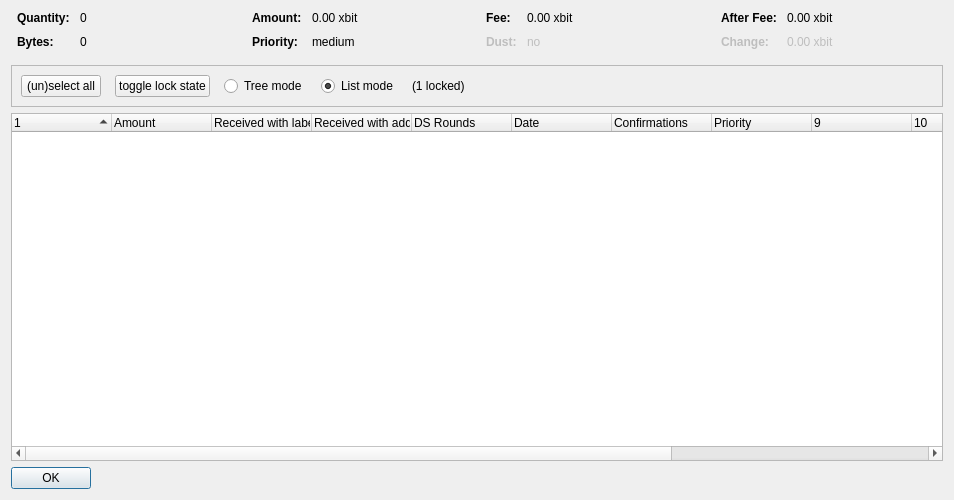
<?xml version="1.0" encoding="UTF-8"?>
<ui version="4.0">
 <class>CoinControlDialog</class>
 <widget class="QDialog" name="CoinControlDialog">
  <property name="geometry">
   <rect>
    <x>0</x>
    <y>0</y>
    <width>954</width>
    <height>500</height>
   </rect>
  </property>
  <property name="windowTitle">
   <string>Coin Selection</string>
  </property>
  <layout class="QVBoxLayout" name="verticalLayout">
   <item>
    <layout class="QHBoxLayout" name="horizontalLayoutTop" stretch="0,0,0,0">
     <property name="topMargin">
      <number>0</number>
     </property>
     <property name="bottomMargin">
      <number>10</number>
     </property>
     <item>
      <layout class="QFormLayout" name="formLayoutCoinControl1">
       <property name="horizontalSpacing">
        <number>10</number>
       </property>
       <property name="verticalSpacing">
        <number>10</number>
       </property>
       <property name="leftMargin">
        <number>6</number>
       </property>
       <property name="rightMargin">
        <number>6</number>
       </property>
       <item row="0" column="0">
        <widget class="QLabel" name="labelCoinControlQuantityText">
         <property name="font">
          <font>
           <weight>75</weight>
           <bold>true</bold>
          </font>
         </property>
         <property name="text">
          <string>Quantity:</string>
         </property>
        </widget>
       </item>
       <item row="0" column="1">
        <widget class="QLabel" name="labelCoinControlQuantity">
         <property name="cursor">
          <cursorShape>IBeamCursor</cursorShape>
         </property>
         <property name="contextMenuPolicy">
          <enum>Qt::ActionsContextMenu</enum>
         </property>
         <property name="text">
          <string notr="true">0</string>
         </property>
         <property name="textInteractionFlags">
          <set>Qt::LinksAccessibleByMouse|Qt::TextSelectableByKeyboard|Qt::TextSelectableByMouse</set>
         </property>
        </widget>
       </item>
       <item row="1" column="0">
        <widget class="QLabel" name="labelCoinControlBytesText">
         <property name="font">
          <font>
           <weight>75</weight>
           <bold>true</bold>
          </font>
         </property>
         <property name="text">
          <string>Bytes:</string>
         </property>
        </widget>
       </item>
       <item row="1" column="1">
        <widget class="QLabel" name="labelCoinControlBytes">
         <property name="cursor">
          <cursorShape>IBeamCursor</cursorShape>
         </property>
         <property name="contextMenuPolicy">
          <enum>Qt::ActionsContextMenu</enum>
         </property>
         <property name="text">
          <string notr="true">0</string>
         </property>
         <property name="textInteractionFlags">
          <set>Qt::LinksAccessibleByMouse|Qt::TextSelectableByKeyboard|Qt::TextSelectableByMouse</set>
         </property>
        </widget>
       </item>
      </layout>
     </item>
     <item>
      <layout class="QFormLayout" name="formLayoutCoinControl2">
       <property name="horizontalSpacing">
        <number>10</number>
       </property>
       <property name="verticalSpacing">
        <number>10</number>
       </property>
       <property name="leftMargin">
        <number>6</number>
       </property>
       <property name="rightMargin">
        <number>6</number>
       </property>
       <item row="0" column="0">
        <widget class="QLabel" name="labelCoinControlAmountText">
         <property name="font">
          <font>
           <weight>75</weight>
           <bold>true</bold>
          </font>
         </property>
         <property name="text">
          <string>Amount:</string>
         </property>
        </widget>
       </item>
       <item row="0" column="1">
        <widget class="QLabel" name="labelCoinControlAmount">
         <property name="cursor">
          <cursorShape>IBeamCursor</cursorShape>
         </property>
         <property name="contextMenuPolicy">
          <enum>Qt::ActionsContextMenu</enum>
         </property>
         <property name="text">
          <string notr="true">0.00 xbit</string>
         </property>
         <property name="textInteractionFlags">
          <set>Qt::LinksAccessibleByMouse|Qt::TextSelectableByKeyboard|Qt::TextSelectableByMouse</set>
         </property>
        </widget>
       </item>
       <item row="1" column="0">
        <widget class="QLabel" name="labelCoinControlPriorityText">
         <property name="font">
          <font>
           <weight>75</weight>
           <bold>true</bold>
          </font>
         </property>
         <property name="text">
          <string>Priority:</string>
         </property>
        </widget>
       </item>
       <item row="1" column="1">
        <widget class="QLabel" name="labelCoinControlPriority">
         <property name="cursor">
          <cursorShape>IBeamCursor</cursorShape>
         </property>
         <property name="contextMenuPolicy">
          <enum>Qt::ActionsContextMenu</enum>
         </property>
         <property name="text">
          <string>medium</string>
         </property>
         <property name="textInteractionFlags">
          <set>Qt::LinksAccessibleByMouse|Qt::TextSelectableByKeyboard|Qt::TextSelectableByMouse</set>
         </property>
        </widget>
       </item>
      </layout>
     </item>
     <item>
      <layout class="QFormLayout" name="formLayoutCoinControl3">
       <property name="horizontalSpacing">
        <number>10</number>
       </property>
       <property name="verticalSpacing">
        <number>10</number>
       </property>
       <property name="leftMargin">
        <number>6</number>
       </property>
       <property name="rightMargin">
        <number>6</number>
       </property>
       <item row="0" column="0">
        <widget class="QLabel" name="labelCoinControlFeeText">
         <property name="font">
          <font>
           <weight>75</weight>
           <bold>true</bold>
          </font>
         </property>
         <property name="text">
          <string>Fee:</string>
         </property>
        </widget>
       </item>
       <item row="0" column="1">
        <widget class="QLabel" name="labelCoinControlFee">
         <property name="cursor">
          <cursorShape>IBeamCursor</cursorShape>
         </property>
         <property name="contextMenuPolicy">
          <enum>Qt::ActionsContextMenu</enum>
         </property>
         <property name="text">
          <string notr="true">0.00 xbit</string>
         </property>
         <property name="textInteractionFlags">
          <set>Qt::LinksAccessibleByMouse|Qt::TextSelectableByKeyboard|Qt::TextSelectableByMouse</set>
         </property>
        </widget>
       </item>
       <item row="1" column="0">
        <widget class="QLabel" name="labelCoinControlLowOutputText">
         <property name="enabled">
          <bool>false</bool>
         </property>
         <property name="font">
          <font>
           <weight>75</weight>
           <bold>true</bold>
          </font>
         </property>
         <property name="text">
          <string>Dust:</string>
         </property>
        </widget>
       </item>
       <item row="1" column="1">
        <widget class="QLabel" name="labelCoinControlLowOutput">
         <property name="enabled">
          <bool>false</bool>
         </property>
         <property name="cursor">
          <cursorShape>IBeamCursor</cursorShape>
         </property>
         <property name="contextMenuPolicy">
          <enum>Qt::ActionsContextMenu</enum>
         </property>
         <property name="text">
          <string>no</string>
         </property>
         <property name="textInteractionFlags">
          <set>Qt::LinksAccessibleByMouse|Qt::TextSelectableByKeyboard|Qt::TextSelectableByMouse</set>
         </property>
        </widget>
       </item>
      </layout>
     </item>
     <item>
      <layout class="QFormLayout" name="formLayoutCoinControl4">
       <property name="horizontalSpacing">
        <number>10</number>
       </property>
       <property name="verticalSpacing">
        <number>10</number>
       </property>
       <property name="leftMargin">
        <number>6</number>
       </property>
       <property name="rightMargin">
        <number>6</number>
       </property>
       <item row="0" column="0">
        <widget class="QLabel" name="labelCoinControlAfterFeeText">
         <property name="font">
          <font>
           <weight>75</weight>
           <bold>true</bold>
          </font>
         </property>
         <property name="text">
          <string>After Fee:</string>
         </property>
        </widget>
       </item>
       <item row="0" column="1">
        <widget class="QLabel" name="labelCoinControlAfterFee">
         <property name="cursor">
          <cursorShape>IBeamCursor</cursorShape>
         </property>
         <property name="contextMenuPolicy">
          <enum>Qt::ActionsContextMenu</enum>
         </property>
         <property name="text">
          <string notr="true">0.00 xbit</string>
         </property>
         <property name="textInteractionFlags">
          <set>Qt::LinksAccessibleByMouse|Qt::TextSelectableByKeyboard|Qt::TextSelectableByMouse</set>
         </property>
        </widget>
       </item>
       <item row="1" column="0">
        <widget class="QLabel" name="labelCoinControlChangeText">
         <property name="enabled">
          <bool>false</bool>
         </property>
         <property name="font">
          <font>
           <weight>75</weight>
           <bold>true</bold>
          </font>
         </property>
         <property name="text">
          <string>Change:</string>
         </property>
        </widget>
       </item>
       <item row="1" column="1">
        <widget class="QLabel" name="labelCoinControlChange">
         <property name="enabled">
          <bool>false</bool>
         </property>
         <property name="cursor">
          <cursorShape>IBeamCursor</cursorShape>
         </property>
         <property name="contextMenuPolicy">
          <enum>Qt::ActionsContextMenu</enum>
         </property>
         <property name="text">
          <string notr="true">0.00 xbit</string>
         </property>
         <property name="textInteractionFlags">
          <set>Qt::LinksAccessibleByMouse|Qt::TextSelectableByKeyboard|Qt::TextSelectableByMouse</set>
         </property>
        </widget>
       </item>
      </layout>
     </item>
    </layout>
   </item>
   <item>
    <widget class="QFrame" name="frame">
     <property name="minimumSize">
      <size>
       <width>0</width>
       <height>40</height>
      </size>
     </property>
     <property name="frameShape">
      <enum>QFrame::StyledPanel</enum>
     </property>
     <property name="frameShadow">
      <enum>QFrame::Sunken</enum>
     </property>
     <layout class="QHBoxLayout" name="horizontalLayout">
      <item>
       <layout class="QHBoxLayout" name="horizontalLayoutPanel" stretch="0,0,0,0,0,0">
        <property name="spacing">
         <number>14</number>
        </property>
        <item>
         <widget class="QPushButton" name="pushButtonSelectAll">
          <property name="sizePolicy">
           <sizepolicy hsizetype="Maximum" vsizetype="Fixed">
            <horstretch>0</horstretch>
            <verstretch>0</verstretch>
           </sizepolicy>
          </property>
          <property name="text">
           <string>(un)select all</string>
          </property>
          <property name="autoDefault">
           <bool>false</bool>
          </property>
         </widget>
        </item>
        <item>
         <widget class="QPushButton" name="pushButtonToggleLock">
          <property name="sizePolicy">
           <sizepolicy hsizetype="Maximum" vsizetype="Fixed">
            <horstretch>0</horstretch>
            <verstretch>0</verstretch>
           </sizepolicy>
          </property>
          <property name="text">
           <string>toggle lock state</string>
          </property>
          <property name="autoDefault">
           <bool>false</bool>
          </property>
         </widget>
        </item>
        <item>
         <widget class="QRadioButton" name="radioTreeMode">
          <property name="sizePolicy">
           <sizepolicy hsizetype="Maximum" vsizetype="Fixed">
            <horstretch>0</horstretch>
            <verstretch>0</verstretch>
           </sizepolicy>
          </property>
          <property name="text">
           <string>Tree mode</string>
          </property>
         </widget>
        </item>
        <item>
         <widget class="QRadioButton" name="radioListMode">
          <property name="sizePolicy">
           <sizepolicy hsizetype="Maximum" vsizetype="Fixed">
            <horstretch>0</horstretch>
            <verstretch>0</verstretch>
           </sizepolicy>
          </property>
          <property name="text">
           <string>List mode</string>
          </property>
          <property name="checked">
           <bool>true</bool>
          </property>
         </widget>
        </item>
        <item>
         <widget class="QLabel" name="labelLocked">
          <property name="text">
           <string>(1 locked)</string>
          </property>
         </widget>
        </item>
        <item>
         <spacer name="horizontalSpacer">
          <property name="orientation">
           <enum>Qt::Horizontal</enum>
          </property>
          <property name="sizeHint" stdset="0">
           <size>
            <width>40</width>
            <height>20</height>
           </size>
          </property>
         </spacer>
        </item>
       </layout>
      </item>
     </layout>
    </widget>
   </item>
   <item>
    <widget class="CoinControlTreeWidget" name="treeWidget">
     <property name="contextMenuPolicy">
      <enum>Qt::CustomContextMenu</enum>
     </property>
     <property name="sortingEnabled">
      <bool>false</bool>
     </property>
     <property name="columnCount">
      <number>13</number>
     </property>
     <attribute name="headerShowSortIndicator" stdset="0">
      <bool>true</bool>
     </attribute>
     <attribute name="headerStretchLastSection">
      <bool>false</bool>
     </attribute>
     <column>
      <property name="text">
       <string/>
      </property>
     </column>
     <column>
      <property name="text">
       <string>Amount</string>
      </property>
     </column>
     <column>
      <property name="text">
       <string>Received with label</string>
      </property>
     </column>
     <column>
      <property name="text">
       <string>Received with address</string>
      </property>
     </column>
     <column>
      <property name="text">
       <string>DS Rounds</string>
      </property>
     </column>
     <column>
      <property name="text">
       <string>Date</string>
      </property>
     </column>
     <column>
      <property name="text">
       <string>Confirmations</string>
      </property>
      <property name="toolTip">
       <string>Confirmed</string>
      </property>
     </column>
     <column>
      <property name="text">
       <string>Priority</string>
      </property>
     </column>
     <column>
      <property name="text">
       <string/>
      </property>
     </column>
     <column>
      <property name="text">
       <string/>
      </property>
     </column>
     <column>
      <property name="text">
       <string/>
      </property>
     </column>
     <column>
      <property name="text">
       <string/>
      </property>
     </column>
     <column>
      <property name="text">
       <string/>
      </property>
     </column>
    </widget>
   </item>
   <item>
    <widget class="QDialogButtonBox" name="buttonBox">
     <property name="sizePolicy">
      <sizepolicy hsizetype="Maximum" vsizetype="Fixed">
       <horstretch>0</horstretch>
       <verstretch>0</verstretch>
      </sizepolicy>
     </property>
     <property name="orientation">
      <enum>Qt::Horizontal</enum>
     </property>
     <property name="standardButtons">
      <set>QDialogButtonBox::Ok</set>
     </property>
    </widget>
   </item>
  </layout>
 </widget>
 <customwidgets>
  <customwidget>
   <class>CoinControlTreeWidget</class>
   <extends>QTreeWidget</extends>
   <header>coincontroltreewidget.h</header>
  </customwidget>
 </customwidgets>
 <resources/>
 <connections/>
</ui>
